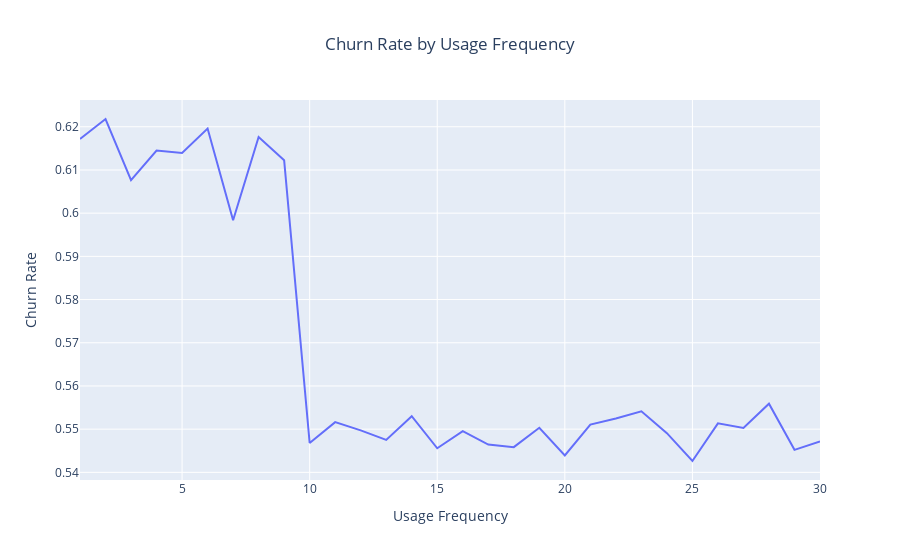

Source (notebook cell):
### Code cell
churn_rate_by_usage_frequency = data.groupby('Usage Frequency')['Churn'].mean().reset_index()

fig = go.Figure(data=go.Scatter(x=churn_rate_by_usage_frequency['Usage Frequency'], y=churn_rate_by_usage_frequency['Churn'], mode='lines'))

fig.update_layout(
    title={
        'text': 'Churn Rate by Usage Frequency',
        'x': 0.5, 
        'xanchor': 'center'
    },
    xaxis_title='Usage Frequency',
    yaxis_title='Churn Rate'
)

fig.show()

### Figure 1 — Plotly figure (JSON) as saved in the notebook; plotly's stock layout.template omitted (floating-point values rounded to 4 significant figures)
{"data": [{"mode": "lines", "type": "scatter", "x": [1.0, 2.0, 3.0, 4.0, 5.0, 6.0, 7.0, 8.0, 9.0, 10.0, 11.0, 12.0, 13.0, 14.0, 15.0, 16.0, 17.0, 18.0, 19.0, 20.0, 21.0, 22.0, 23.0, 24.0, 25.0, 26.0, 27.0, 28.0, 29.0, 30.0], "y": [0.6172, 0.6218, 0.6077, 0.6145, 0.614, 0.6196, 0.5984, 0.6176, 0.6123, 0.5468, 0.5516, 0.5497, 0.5475, 0.553, 0.5456, 0.5495, 0.5464, 0.5458, 0.5503, 0.5439, 0.5511, 0.5525, 0.5541, 0.5491, 0.5426, 0.5513, 0.5503, 0.5559, 0.5452, 0.5471]}], "layout": {"title": {"text": "Churn Rate by Usage Frequency", "x": 0.5, "xanchor": "center"}, "xaxis": {"title": {"text": "Usage Frequency"}}, "yaxis": {"title": {"text": "Churn Rate"}}}}
